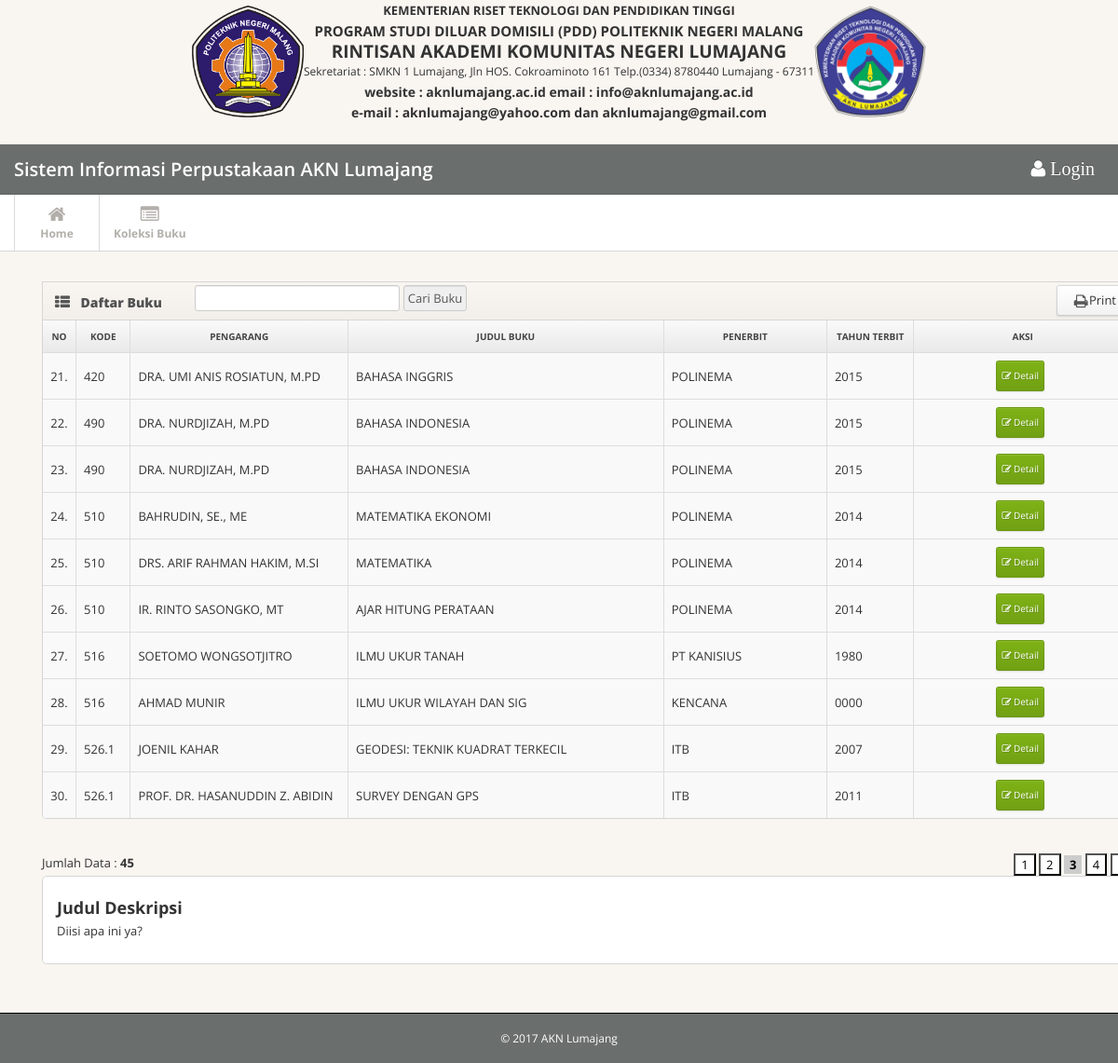
/?pages=daftar-buku-perpus&hal=3, run on the app's committed database.
### tables this page shows
CREATE TABLE `daftar_buku_perpus` (
  `id` int(10) NOT NULL,
  `kode` varchar(255) NOT NULL,
  `ins_pengarang` varchar(255) NOT NULL,
  `ins_judul` varchar(255) NOT NULL,
  `pengarang` varchar(255) NOT NULL,
  `judul_buku` varchar(255) NOT NULL,
  `penerbit` varchar(255) NOT NULL,
  `tahun_terbit` year(4) NOT NULL,
  `jumlah` int(10) NOT NULL,
  `riil` int(10) NOT NULL,
  `kurang` int(10) NOT NULL,
  `keterangan` varchar(255) NOT NULL,
  `cover_depan` varchar(200) NOT NULL,
  `cover_belakang` varchar(200) NOT NULL
);

### pages/daftar-buku-perpus.php (the view, shortened to what this page needs)
<?php
$no=1;
$batas = 10;
$hal = @$_GET['hal'];
if(empty($hal)) {
  $posisi = 0;
  $hal = 1;
} else {
  $posisi = ($hal-1) * $batas;
}
?>
<div class="row">
        <div class="span12">
        <form method="post" action="">
          <div class="widget widget-table action-table">
            <div class="widget-header"> <i class="icon-th-list"></i>
              <h3>Daftar Buku</h3>
              <input type="text" name="inputan_pencarian">
              <input type="submit" name="cari_buku" value="Cari Buku">
              <a style="float:right;margin-right:10px;margin-top:3px;font-size:13px;" href="javascript:void(0);" class="btn btn-small btn-default" onclick="window.open('pages/print_daftar_buku_perpus.php?ID=<?php echo $hasil['0']; ?>','nama_window_pop_up','size=800,height=800,scrollbars=yes,resizeable=no')"><i class="btn-icon-only/ icon-print"> </i>    Print</a>
            </div>
            <div class="widget-content">
              <table class="table table-striped table-bordered">
                <thead>
                  <tr>
                    <th style="text-align:center;"> No </th>
                    <th style="text-align:center;"> Kode </th>
                    <th style="text-align:center;"> Pengarang </th>
                    <th style="text-align:center;"> Judul Buku </th>
                    <th style="text-align:center;"> Penerbit </th>
                    <th style="text-align:center;"> Tahun Terbit </th>
                    <th style="text-align:center;"> Aksi </th>
                  </tr>
                </thead>
                <?php
                $inputan_pencarian = @$_POST['inputan_pencarian'];
                $cari_buku = @$_POST['cari_buku'];
                if ($cari_buku) {
                    if($inputan_pencarian != "") {
                        $no=1;
                        $query=mysql_query("SELECT * FROM daftar_buku_perpus WHERE judul_buku like '%$inputan_pencarian%' or pengarang like '%$inputan_pencarian%' or penerbit like '%$inputan_pencarian%'");
                    } else {
                    }
                } else {
                    $query=mysql_query("SELECT * FROM daftar_buku_perpus LIMIT $posisi,$batas");
                    $no = $posisi + 1;
                }
                while ($hasil=mysql_fetch_array($query)) {
                ?>
                <tbody>
                  <tr>
                    <td style="text-align:center;" width="3%"> <?php echo $no++; ?>. </td>
                    <td width="5%"> <?php echo $hasil['kode']; ?> </td>
                    <td width="20%"> <?php echo $hasil['pengarang']; ?> </td>
                    <td width="29%"> <?php echo $hasil['judul_buku']; ?> </td>
                    <td width="15%"> <?php echo $hasil['penerbit']; ?> </td>
                    <td width="8%"> <?php echo $hasil['tahun_terbit']; ?> </td>
                    <td class="td-actions">
                      <a href="?pages=detail-buku-perpus&id=<?php echo $hasil['id']; ?>" class="btn btn-small btn-success"><i class="btn-icon-only/ icon-edit"> </i>Detail</a>
                </tr>
                </tbody>
                <?php } ?>
              </table>
              </form>
            </div>
          </div>
          <div style="margin-top:10px; float:left;">
                <?php
                $jml = mysql_num_rows(mysql_query("SELECT * FROM daftar_buku_perpus"));
                echo "Jumlah Data : <b>".$jml."</b>";
                ?>
              </div>
              <div style="margin-top:10px; float:right;">
              <?php
              $jml_hal = ceil($jml / $batas);
              for ($i=1; $i<=$jml_hal; $i++) {
                if ($i != $hal) {
                  echo "<a href='?pages=daftar-buku-perpus&hal=$i'>&nbsp<button style='background-color:#fff; border:1px solid #666 color:#666;'>$i</button></a>";
                } else {
                  echo "&nbsp<button style='background-color:#ccc; border:1px; solid #000;'><b>$i</b></button>";
                }
              }
              ?>
              </div>
        </div>
      </div>

### css/style.css (style rules this page uses)
body { background: #f9f6f1; font: 13px/1.7em 'Open Sans'; }
input, button, select, textarea { font-family: 'Open Sans'; }
.table td { vertical-align: middle; }
.table-bordered th { background: #E9E9E9; background:-moz-linear-gradient(top, #FAFAFA 0%, #E9E9E9 100%); background:-webkit-gradient(linear, left top, left bottom, color-stop(0%,#FAFAFA), color-stop(100%,#E9E9E9)); background:-webkit-linear-gradient(top, #FAFAFA 0%,#E9E9E9 100%); background:-o-linear-gradient(top, #FAFAFA 0%,#E9E9E9 100%); background:-ms-linear-gradient(top, #FAFAFA 0%,#E9E9E9 100%); background:linear-gradient(top, #FAFAFA 0%,#E9E9E9 100%); filter: progid:DXImageTransform.Microsoft.gradient(startColorstr='#FAFAFA', endColorstr='#E9E9E9'); -ms-filter: "progid:DXImageTransform.Microsoft.gradient(startColorstr='#FAFAFA', endColorstr='#E9E9E9')"; font-size: 10px; color: #444; text-transform: uppercase; }
.widget { position: relative; clear: both; width: auto; margin-bottom: 2em; overflow: hidden; }
.widget-header { position: relative; height: 40px; line-height: 40px; background: #f9f6f1; background:-moz-linear-gradient(top, #f9f6f1 0%, #f2efea 100%); background:-webkit-gradient(linear, left top, left bottom, color-stop(0%,#f9f6f1), color-stop(100%,#f2efea)); background:-webkit-linear-gradient(top, #f9f6f1 0%,#f2efea 100%); background:-o-linear-gradient(top, #f9f6f1 0%,#f2efea 100%); background:-ms-linear-gradient(top, #f9f6f1 0%,#f2efea 100%); background:linear-gradient(top, #f9f6f1 0%,#f2efea 100%); filter: progid:DXImageTransform.Microsoft.gradient(startColorstr='#f9f6f1', endColorstr='#f2efea'); -ms-filter: "progid:DXImageTransform.Microsoft.gradient(startColorstr='#f9f6f1', endColorstr='#f2efea')"; border: 1px solid #d6d6d6; -webkit-background-clip: padding-box; }
.widget-header h3 { position: relative; top: 2px; left: 10px; display: inline-block; margin-right: 3em; font-size: 14px; font-weight: 800; color: #525252; line-height: 18px; text-shadow: 1px 1px 2px rgba(255,255,255,.5); }
.widget-header [class^="icon-"], .widget-header [class*=" icon-"] { display: inline-block; margin-left: 13px; margin-right: -2px; font-size: 16px; color: #555; vertical-align: middle; }
.widget-content { padding: 20px 15px 15px; background: #FFF; border: 1px solid #D5D5D5; -moz-border-radius: 5px; -webkit-border-radius: 5px; border-radius: 5px; }
.widget-header+.widget-content { border-top: none; -webkit-border-top-left-radius: 0; -webkit-border-top-right-radius: 0; -moz-border-radius-topleft: 0; -moz-border-radius-topright: 0; border-top-left-radius: 0; border-top-right-radius: 0; }
.widget-content:before, .widget-content:after { content:""; display:table; }
.widget-content:after { clear:both; }
.widget-content { zoom:1; }
.widget-table .widget-content { padding: 0; }
.widget-table .table { margin-bottom: 0; border: none; }
.widget-table .table tr td:first-child { border-left: none; }
.widget-table .table tr th:first-child { border-left: none; }

### css/pages/dashboard.css (style rules this page uses)
.action-table .btn-small { padding: 4px 5px 5px; font-size: 10px; }
.action-table .td-actions { width: 80px; text-align: center; }
.action-table .td-actions .btn { margin-right: .5em; }
.action-table .td-actions .btn:last-child { margin-rigth: 0; }

### data on the page
daftar_buku_perpus: kode "420", pengarang "DRA. UMI ANIS ROSIATUN, M.PD", judul_buku "BAHASA INGGRIS", penerbit "POLINEMA", tahun_terbit "2015"
daftar_buku_perpus: kode "490", pengarang "DRA. NURDJIZAH, M.PD", judul_buku "BAHASA INDONESIA", penerbit "POLINEMA", tahun_terbit "2015"
daftar_buku_perpus: kode "490", pengarang "DRA. NURDJIZAH, M.PD", judul_buku "BAHASA INDONESIA", penerbit "POLINEMA", tahun_terbit "2015"
daftar_buku_perpus: kode "510", pengarang "BAHRUDIN, SE., ME", judul_buku "MATEMATIKA EKONOMI", penerbit "POLINEMA", tahun_terbit "2014"
daftar_buku_perpus: kode "510", pengarang "DRS. ARIF RAHMAN HAKIM, M.SI", judul_buku "MATEMATIKA", penerbit "POLINEMA", tahun_terbit "2014"
daftar_buku_perpus: kode "510", pengarang "IR. RINTO SASONGKO, MT", judul_buku "AJAR HITUNG PERATAAN", penerbit "POLINEMA", tahun_terbit "2014"
daftar_buku_perpus: kode "516", pengarang "SOETOMO WONGSOTJITRO", judul_buku "ILMU UKUR TANAH", penerbit "PT KANISIUS", tahun_terbit "1980"
daftar_buku_perpus: kode "516", pengarang "AHMAD MUNIR", judul_buku "ILMU UKUR WILAYAH DAN SIG", penerbit "KENCANA", tahun_terbit "0000"
daftar_buku_perpus: kode "526.1", pengarang "JOENIL KAHAR", judul_buku "GEODESI: TEKNIK KUADRAT TERKECIL", penerbit "ITB", tahun_terbit "2007"
daftar_buku_perpus: kode "526.1", pengarang "PROF. DR. HASANUDDIN Z. ABIDIN", judul_buku "SURVEY DENGAN GPS", penerbit "ITB", tahun_terbit "2011"

### other printed values
$jml "45"
